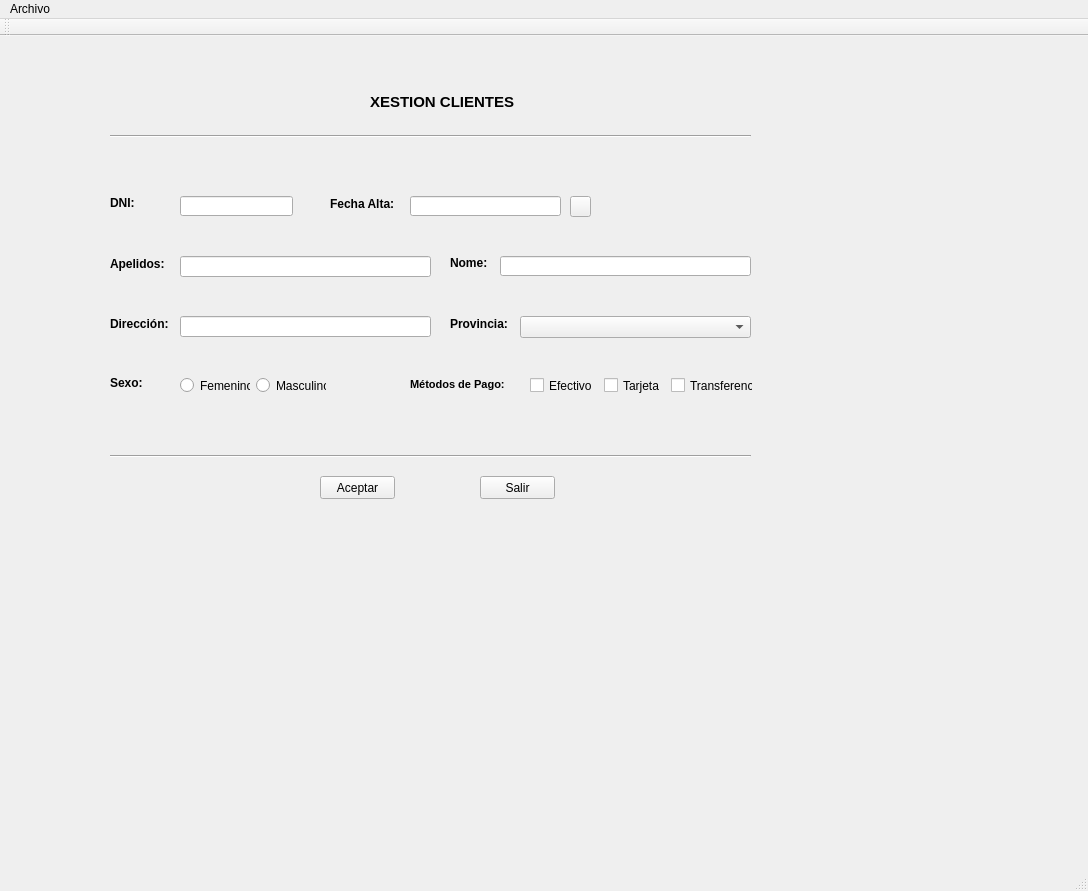
<?xml version="1.0" encoding="UTF-8"?>
<ui version="4.0">
 <class>MainWindow</class>
 <widget class="QMainWindow" name="MainWindow">
  <property name="enabled">
   <bool>true</bool>
  </property>
  <property name="geometry">
   <rect>
    <x>0</x>
    <y>0</y>
    <width>1088</width>
    <height>891</height>
   </rect>
  </property>
  <property name="font">
   <font>
    <weight>50</weight>
    <italic>false</italic>
    <bold>false</bold>
    <underline>false</underline>
   </font>
  </property>
  <property name="windowTitle">
   <string>MainWindow</string>
  </property>
  <property name="animated">
   <bool>true</bool>
  </property>
  <property name="documentMode">
   <bool>false</bool>
  </property>
  <property name="dockNestingEnabled">
   <bool>false</bool>
  </property>
  <property name="unifiedTitleAndToolBarOnMac">
   <bool>false</bool>
  </property>
  <widget class="QWidget" name="centralwidget">
   <widget class="QLabel" name="lblDNI">
    <property name="geometry">
     <rect>
      <x>110</x>
      <y>160</y>
      <width>47</width>
      <height>13</height>
     </rect>
    </property>
    <property name="font">
     <font>
      <pointsize>9</pointsize>
      <weight>75</weight>
      <bold>true</bold>
     </font>
    </property>
    <property name="text">
     <string>DNI:</string>
    </property>
   </widget>
   <widget class="QLabel" name="lblApelido">
    <property name="geometry">
     <rect>
      <x>110</x>
      <y>220</y>
      <width>61</width>
      <height>16</height>
     </rect>
    </property>
    <property name="font">
     <font>
      <pointsize>9</pointsize>
      <weight>75</weight>
      <bold>true</bold>
     </font>
    </property>
    <property name="text">
     <string>Apelidos:</string>
    </property>
   </widget>
   <widget class="QLabel" name="lblNome">
    <property name="enabled">
     <bool>true</bool>
    </property>
    <property name="geometry">
     <rect>
      <x>450</x>
      <y>220</y>
      <width>47</width>
      <height>13</height>
     </rect>
    </property>
    <property name="font">
     <font>
      <pointsize>9</pointsize>
      <weight>75</weight>
      <bold>true</bold>
     </font>
    </property>
    <property name="text">
     <string>Nome:</string>
    </property>
   </widget>
   <widget class="QPushButton" name="btnAceptar">
    <property name="geometry">
     <rect>
      <x>320</x>
      <y>440</y>
      <width>75</width>
      <height>23</height>
     </rect>
    </property>
    <property name="text">
     <string>Aceptar</string>
    </property>
   </widget>
   <widget class="QPushButton" name="btnSalir">
    <property name="geometry">
     <rect>
      <x>480</x>
      <y>440</y>
      <width>75</width>
      <height>23</height>
     </rect>
    </property>
    <property name="text">
     <string>Salir</string>
    </property>
   </widget>
   <widget class="QLabel" name="label_4">
    <property name="geometry">
     <rect>
      <x>370</x>
      <y>50</y>
      <width>151</width>
      <height>31</height>
     </rect>
    </property>
    <property name="font">
     <font>
      <pointsize>11</pointsize>
      <weight>75</weight>
      <bold>true</bold>
     </font>
    </property>
    <property name="text">
     <string>XESTION CLIENTES</string>
    </property>
   </widget>
   <widget class="Line" name="line">
    <property name="geometry">
     <rect>
      <x>110</x>
      <y>410</y>
      <width>641</width>
      <height>20</height>
     </rect>
    </property>
    <property name="orientation">
     <enum>Qt::Horizontal</enum>
    </property>
   </widget>
   <widget class="Line" name="line_2">
    <property name="geometry">
     <rect>
      <x>110</x>
      <y>90</y>
      <width>641</width>
      <height>20</height>
     </rect>
    </property>
    <property name="orientation">
     <enum>Qt::Horizontal</enum>
    </property>
   </widget>
   <widget class="QLineEdit" name="lineDNI">
    <property name="geometry">
     <rect>
      <x>180</x>
      <y>160</y>
      <width>113</width>
      <height>20</height>
     </rect>
    </property>
   </widget>
   <widget class="QLineEdit" name="lineApelidos">
    <property name="geometry">
     <rect>
      <x>180</x>
      <y>220</y>
      <width>251</width>
      <height>21</height>
     </rect>
    </property>
   </widget>
   <widget class="QLineEdit" name="lineNome">
    <property name="geometry">
     <rect>
      <x>500</x>
      <y>220</y>
      <width>251</width>
      <height>20</height>
     </rect>
    </property>
   </widget>
   <widget class="QLabel" name="lblVal">
    <property name="geometry">
     <rect>
      <x>300</x>
      <y>160</y>
      <width>61</width>
      <height>21</height>
     </rect>
    </property>
    <property name="font">
     <font>
      <family>Forte</family>
      <pointsize>14</pointsize>
     </font>
    </property>
    <property name="text">
     <string/>
    </property>
   </widget>
   <widget class="QLabel" name="lblSexo">
    <property name="geometry">
     <rect>
      <x>110</x>
      <y>340</y>
      <width>47</width>
      <height>13</height>
     </rect>
    </property>
    <property name="font">
     <font>
      <pointsize>9</pointsize>
      <weight>75</weight>
      <bold>true</bold>
     </font>
    </property>
    <property name="text">
     <string>Sexo:</string>
    </property>
   </widget>
   <widget class="QLabel" name="lblPago">
    <property name="geometry">
     <rect>
      <x>410</x>
      <y>340</y>
      <width>111</width>
      <height>16</height>
     </rect>
    </property>
    <property name="font">
     <font>
      <pointsize>8</pointsize>
      <weight>75</weight>
      <bold>true</bold>
     </font>
    </property>
    <property name="mouseTracking">
     <bool>false</bool>
    </property>
    <property name="tabletTracking">
     <bool>false</bool>
    </property>
    <property name="text">
     <string>Métodos de Pago:</string>
    </property>
   </widget>
   <widget class="QLabel" name="label">
    <property name="geometry">
     <rect>
      <x>110</x>
      <y>280</y>
      <width>71</width>
      <height>16</height>
     </rect>
    </property>
    <property name="font">
     <font>
      <pointsize>9</pointsize>
      <weight>75</weight>
      <bold>true</bold>
     </font>
    </property>
    <property name="text">
     <string>Dirección:</string>
    </property>
   </widget>
   <widget class="QLineEdit" name="lineApelidos_2">
    <property name="geometry">
     <rect>
      <x>180</x>
      <y>280</y>
      <width>251</width>
      <height>21</height>
     </rect>
    </property>
   </widget>
   <widget class="QLabel" name="label_2">
    <property name="geometry">
     <rect>
      <x>450</x>
      <y>280</y>
      <width>71</width>
      <height>16</height>
     </rect>
    </property>
    <property name="font">
     <font>
      <pointsize>9</pointsize>
      <weight>75</weight>
      <bold>true</bold>
     </font>
    </property>
    <property name="text">
     <string>Provincia:</string>
    </property>
   </widget>
   <widget class="QComboBox" name="cmbProv">
    <property name="geometry">
     <rect>
      <x>520</x>
      <y>280</y>
      <width>231</width>
      <height>22</height>
     </rect>
    </property>
   </widget>
   <widget class="QWidget" name="layoutWidget">
    <property name="geometry">
     <rect>
      <x>180</x>
      <y>340</y>
      <width>146</width>
      <height>19</height>
     </rect>
    </property>
    <layout class="QHBoxLayout" name="horlaySex">
     <item>
      <widget class="QRadioButton" name="rbtRemenino">
       <property name="text">
        <string>Femenino</string>
       </property>
       <attribute name="buttonGroup">
        <string notr="true">buttonGroup</string>
       </attribute>
      </widget>
     </item>
     <item>
      <widget class="QRadioButton" name="rbtMasculino">
       <property name="text">
        <string>Masculino</string>
       </property>
       <attribute name="buttonGroup">
        <string notr="true">buttonGroup</string>
       </attribute>
      </widget>
     </item>
    </layout>
   </widget>
   <widget class="QLabel" name="lblCalendar">
    <property name="geometry">
     <rect>
      <x>330</x>
      <y>160</y>
      <width>81</width>
      <height>16</height>
     </rect>
    </property>
    <property name="font">
     <font>
      <pointsize>9</pointsize>
      <weight>75</weight>
      <bold>true</bold>
     </font>
    </property>
    <property name="text">
     <string>Fecha Alta:</string>
    </property>
   </widget>
   <widget class="QLineEdit" name="lineCalendar">
    <property name="geometry">
     <rect>
      <x>410</x>
      <y>160</y>
      <width>151</width>
      <height>20</height>
     </rect>
    </property>
   </widget>
   <widget class="QPushButton" name="btnCalendar">
    <property name="geometry">
     <rect>
      <x>570</x>
      <y>160</y>
      <width>21</width>
      <height>21</height>
     </rect>
    </property>
    <property name="text">
     <string/>
    </property>
    <property name="icon">
     <iconset>
      <normaloff>calendario.png</normaloff>calendario.png</iconset>
    </property>
   </widget>
   <widget class="QWidget" name="">
    <property name="geometry">
     <rect>
      <x>530</x>
      <y>340</y>
      <width>223</width>
      <height>19</height>
     </rect>
    </property>
    <layout class="QHBoxLayout" name="horlayPago">
     <item>
      <widget class="QCheckBox" name="cbEfectivo">
       <property name="text">
        <string>Efectivo</string>
       </property>
      </widget>
     </item>
     <item>
      <widget class="QCheckBox" name="cbTarjeta">
       <property name="text">
        <string>Tarjeta</string>
       </property>
      </widget>
     </item>
     <item>
      <widget class="QCheckBox" name="cbTransferencia">
       <property name="text">
        <string>Transferencia</string>
       </property>
      </widget>
     </item>
    </layout>
   </widget>
  </widget>
  <widget class="QStatusBar" name="statusbar"/>
  <widget class="QMenuBar" name="menubar">
   <property name="geometry">
    <rect>
     <x>0</x>
     <y>0</y>
     <width>1088</width>
     <height>21</height>
    </rect>
   </property>
   <widget class="QMenu" name="menuArchivo">
    <property name="title">
     <string>Archivo</string>
    </property>
    <addaction name="actionSalir"/>
   </widget>
   <addaction name="menuArchivo"/>
  </widget>
  <widget class="QToolBar" name="toolBar">
   <property name="windowTitle">
    <string>toolBar</string>
   </property>
   <attribute name="toolBarArea">
    <enum>TopToolBarArea</enum>
   </attribute>
   <attribute name="toolBarBreak">
    <bool>false</bool>
   </attribute>
  </widget>
  <action name="actionSalir">
   <property name="text">
    <string>Salir</string>
   </property>
   <property name="shortcut">
    <string>Ctrl+S</string>
   </property>
  </action>
 </widget>
 <resources/>
 <connections/>
 <buttongroups>
  <buttongroup name="buttonGroup"/>
 </buttongroups>
</ui>
